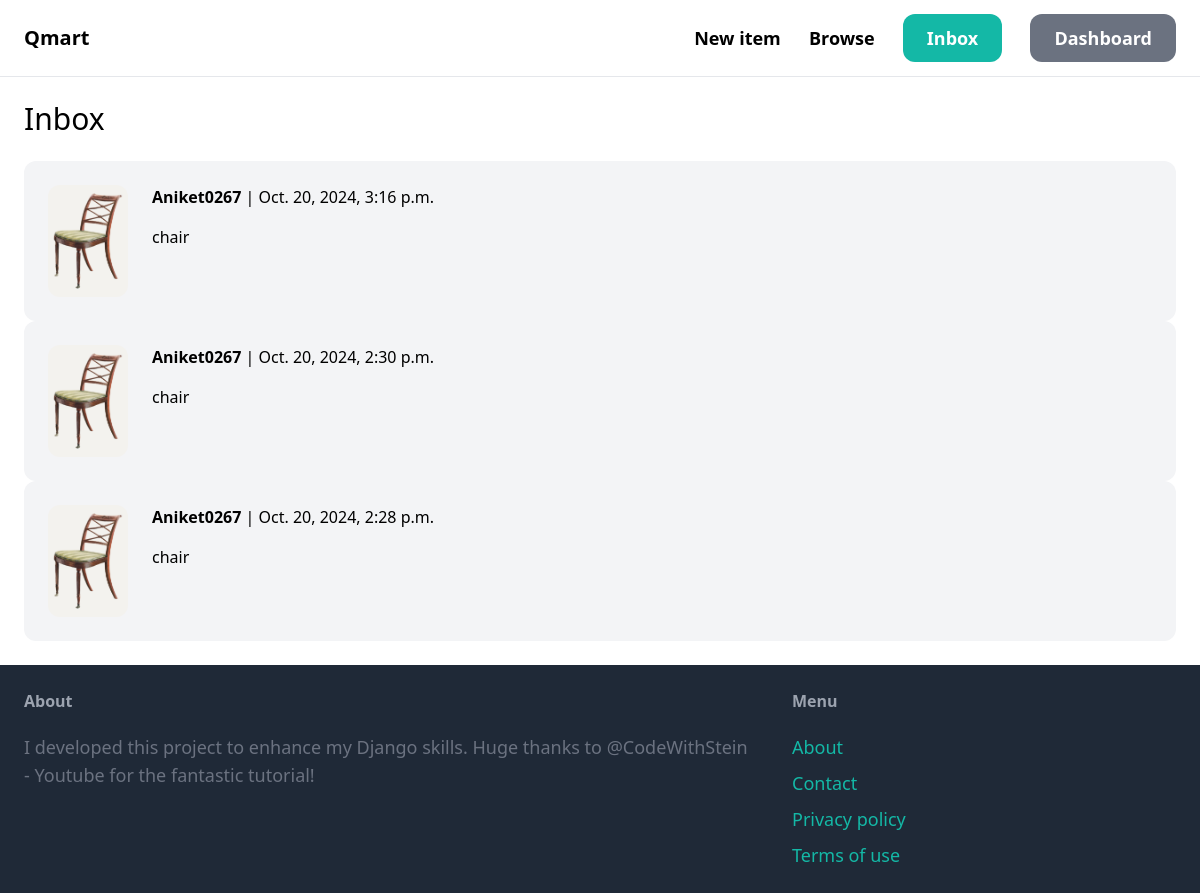
The page /inbox/ (signed in) on the database its author committed.
### conversation/models.py (models this page shows)
class Conversation(models.Model):
    item = models.ForeignKey(Item, related_name='conversations', on_delete=models.CASCADE)
    members = models.ManyToManyField(User, related_name='conversations')
    created_at = models.DateTimeField(auto_now_add=True)
    modified_at = models.DateTimeField(auto_now=True)
    class Meta:
        ordering = ('-modified_at',)

### item/models.py (models this page shows, shortened)
class Item(models.Model):
    category = models.ForeignKey(Category, related_name='items', on_delete=models.CASCADE)
    name = models.CharField(max_length=255)
    description = models.TextField(blank=True, null=True)
    price = models.FloatField()
    image = models.ImageField(upload_to='item_images', blank=True, null=True)
    is_sold = models.BooleanField(default=False)
    created_by = models.ForeignKey(User, related_name='items', on_delete=models.CASCADE)
    created_at = models.DateTimeField(auto_now_add=True)

### conversation/views.py (the view)
# urls.py: path('inbox/', include('conversation.urls')),
@login_required
def inbox(request):
    conversations = Conversation.objects.filter(members__in=[request.user.id])
    return render(request, 'conversation/inbox.html',{
        'conversations': conversations
    })

### conversation/templates/conversation/inbox.html (shortened to what this page needs)
{% extends 'core/base.html' %}
{% block content %}
<h1 class="mb-6 text-3xl">Inbox</h1>
<div class="space-y-6">
    {% for conversation in conversations %}
    <a href="{% url 'conversation:detail' conversation.id %}">
        <div class="p-6 flex bg-gray-100 rounded-xl">
            <div class="pr-6">
                <img src="{{ conversation.item.image.url }}" class="w-20 rounded-xl">
            </div>
            <div>
                {% for member in conversation.members.all %}
                {% if member != request.user %}
                <p class="mb-4"><strong>{{ member.username }}</strong> | {{ conversation.modified_at }}</p>
                <p>{{ conversation.item.name }}</p>
                {% endif %}
                {% endfor %}
            </div>
        </div>
    </a>
    {% endfor %}
</div>
{% endblock %}

### core/templates/core/base.html (shortened to what this page needs)
<!DOCTYPE html>
<html lang="en">
  <head>
    <script src="https://cdn.tailwindcss.com"></script>
  </head>
  <body>
    <nav
      class="py-6 px-6 flex justify-between items-center border-b border-gray-200"
    >
      <a href="/" class="text-xl font-semibold">Qmart</a>
      <div class="space-x-6">
        <a href="{% url 'item:new'  %}" class="text-lg font-semibold hover:text-gray-500"
          >New item</a
        >
        <a href="{% url 'item:items' %}" class="text-lg font-semibold hover:text-gray-500">Browse</a>
        {% if request.user.is_authenticated %}
        <a
          href="{% url 'conversation:inbox' %}"
          class="px-6 py-3 text-lg font-semibold bg-teal-500 text-white rounded-xl hover:bg-teal-700"
          >Inbox</a
        >
        <a
          href="{% url 'dashboard:index' %}"
          class="px-6 py-3 text-lg font-semibold bg-gray-500 text-white rounded-xl hover:bg-gray-700"
          >Dashboard</a
        >
        {% endif %}
      </div>
    </nav>
    <div class="px-6 py-6">{% block content %} {% endblock %}</div>
    <footer class="py-6 px-6 flex justify-between bg-gray-800">
        <div class="w-2/3 pr-10" >
            <h3 class="mb-5 font-semibold text-gray-400">About</h3>
            <p class="text-lg text-gray-500">I developed this project to enhance my Django skills. Huge thanks to @CodeWithStein - Youtube for the fantastic tutorial!</p>
        </div>
        <div class="w-1/3">
            <h3 class="mb-5 font-semibold text-gray-400">Menu</h3>
            <ul class="space-y-2">
                <li><a href="#" class="text-lg text-teal-500 hover:text-teal-700">About</a></li>
                <li><a href="{% url 'core:contact' %}" class="text-lg text-teal-500 hover:text-teal-700">Contact</a></li>
                <li><a href="#" class="text-lg text-teal-500 hover:text-teal-700">Privacy policy</a></li>
                <li><a href="#" class="text-lg text-teal-500 hover:text-teal-700">Terms of use</a></li>
            </ul>
        </div>
    </footer>
  </body>
</html>

### rows shown on the page
Conversation: item.image (picture), modified_at "Oct. 20, 2024, 3:16 p.m.", item.name "chair"
Conversation: item.image (picture), modified_at "Oct. 20, 2024, 2:30 p.m.", item.name "chair"
Conversation: item.image (picture), modified_at "Oct. 20, 2024, 2:28 p.m.", item.name "chair"

### other values the page prints
{{ member.username }} "Aniket0267"
